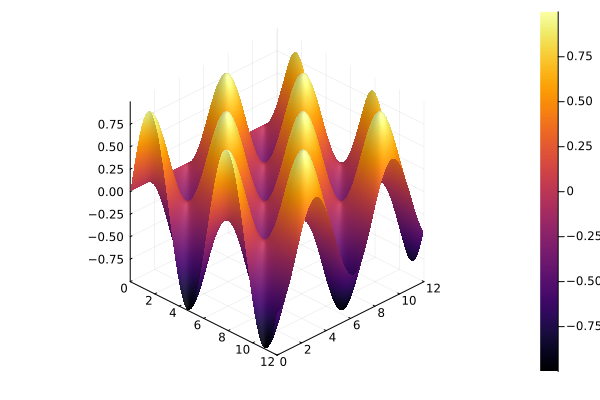

Write Julia code to recreate this figure.
using Plots

X = 0:0.1:12
Y = 0:0.1:12
Z = [cos(x) * sin(y) for x in X, y in Y]

surface(X, Y, Z, camera=(45,30))

savefig("./plots.png")